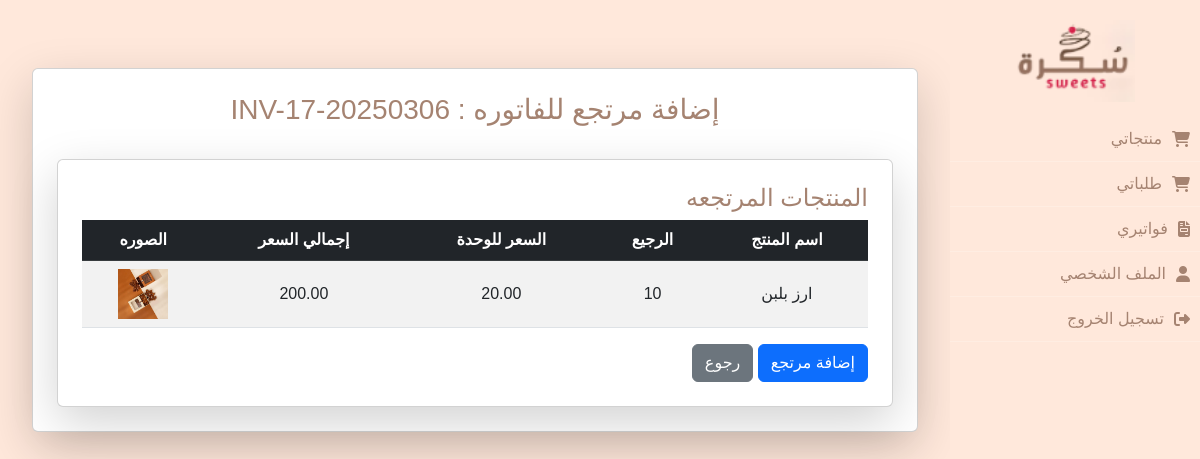
Page /invoices/invoice/edit/44/ (signed in) on the committed database.
### invoices/models.py (models this page shows, shortened)
class Invoice(models.Model):
    STATUS_CHOICES = [
        ('pending', 'غير مدفوعة'),
        ('partially_paid', 'مدفوعة جزئيًا'),
        ('paid', 'مدفوعة'),
        ('cancelled', 'ملغاة'),
    ]
    supplier         = models.ForeignKey(Supplier, on_delete=models.CASCADE ,related_name="invoices")  # المورد المرتبط بالفاتورة
    orders           = models.ManyToManyField(Order)  # ربط الفاتورة بالطلبات
    invoice_number   = models.CharField(max_length=50, unique=True)  # رقم الفاتورة
    invoice_date     = models.DateField(auto_now_add=True)  # تاريخ الفاتورة
    due_date         = models.DateField(null=True, blank=True)  # تاريخ الاستحقاق
    previous_balance = models.DecimalField(max_digits=10, decimal_places=2, default=0.00)  # الرصيد السابق
    current_balance  = models.DecimalField(max_digits=10, decimal_places=2, default=0.00)  # الرصيد الحالي
    paid_amount      = models.DecimalField(max_digits=10, decimal_places=2, default=0.00)  # المبلغ المدفوع
    remaining_amount = models.DecimalField(max_digits=10, decimal_places=2, default=0.00)  # المبلغ المتبقي
    total_amount     = models.DecimalField(max_digits=10, decimal_places=2, default=0.00)  # إجمالي الفاتورة
    status           = models.CharField(max_length=20, choices=STATUS_CHOICES, default='غير مدفوعة')
    notes            = models.TextField(blank=True, null=True)

class InvoiceItem(models.Model):
    invoice          = models.ForeignKey(Invoice, on_delete=models.CASCADE, related_name="items")  # ربط الفاتورة بالمنتجات
    product_name     = models.ForeignKey(Product, on_delete=models.CASCADE, related_name="invoices")
    quantity         = models.PositiveIntegerField(default=1)  # الكمية
    unit_price       = models.DecimalField(max_digits=10, decimal_places=2)  #
    total_price      = models.DecimalField(max_digits=10, decimal_places=2)  # إجمالي السعر
    expired_quantity = models.IntegerField(default=0)  # ✅ عدد المنتجات منتهية الصلاحية
    image            = models.ImageField(upload_to='photos', null=True , blank=True)

### products/models.py (models this page shows)
class Product(models.Model):
    supplier = models.ForeignKey(Supplier, on_delete=models.CASCADE, related_name="products")
    name = models.CharField(max_length=255, verbose_name="اسم المنتج")
    purchase_price = models.DecimalField(max_digits=10, decimal_places=2, verbose_name="سعر الشراء")
    selling_price = models.DecimalField(max_digits=10, decimal_places=2, verbose_name="سعر البيع",null=True, blank=True, )
    expiry_period = models.IntegerField(default=0 ,verbose_name="مدة انتهاء الصلاحية")
    notes = models.TextField(blank=True, null=True, verbose_name="ملاحظات")
    def __str__(self):
        return f"{self.name}"

### invoices/views.py (the view)
# urls.py: path('invoice/edit/<int:invoice_id>/', views.edit_daily_invoice, name='edit_daily_invoice'),
def edit_daily_invoice(request, invoice_id):
    invoice = get_object_or_404(Invoice, id=invoice_id)
    items   = invoice.items.all()
    returns = items.filter(expired_quantity__gt=0)  # المنتجات المرتجعة فقط
    if request.method == 'POST':
        form = ExpiredProductForm(request.POST, request.FILES, invoice=invoice)
        if form.is_valid():
            item = form.save(commit=False)
            item.invoice = invoice
            item.unit_price = item.product_name.selling_price
            if item.expired_quantity > 0:  # التأكد أن الكمية المرتجعة أكبر من صفر
                item.total_price = item.unit_price * item.expired_quantity  # حساب الإجمالي
                item.save()  # حفظ المرتجع
                messages.success(request, "تمت إضافة المرتجع بنجاح")
            else:
                messages.error(request, "الكمية المرتجعة يجب أن تكون أكبر من صفر")
    else:
        form = ExpiredProductForm(invoice=invoice)
    context ={
        'invoice': invoice,
        'items': items,
        'form': form,
        'returns': returns,
    }
    return render(request, 'invoice/edit_daily_invoice.html', context)

### invoices/templates/invoice/edit_daily_invoice.html (shortened to what this page needs)
{% extends "base.html" %}
{% block content %}
<div class="container-fluid mt-5">
    <div class="card p-4 shadow-lg">
        <h3 class="text-center">  إضافة مرتجع للفاتوره : {{ invoice.invoice_number }}</h3>
        <div class="table-responsive card mt-4 p-4 shadow-lg">
            <h4>المنتجات المرتجعه</h4>
            <table class="table table-striped text-center align-middle">
                <thead class="table-dark">
                    <tr>
                        <th>اسم المنتج</th>
                        <th>الرجيع</th>
                        <th>السعر للوحدة</th>
                        <th>إجمالي السعر</th>
                        <th>الصوره</th>
                    </tr>
                </thead>
                <tbody>
                    {% for item in returns %}
                    <tr>
                        <td>{{ item.product_name }}</td>
                        <td>{{ item.expired_quantity }}</td>
                        <td>{{ item.unit_price }}</td>
                        <td>{{ item.total_price }}</td>
                        <td>
                            {% if item.image %}
                            <img class="product-image" src="{{ item.image.url }}" width="50">
                            {% endif %}
                        </td>
                    </tr>
                    {% endfor %}
                </tbody>
            </table>
            <div>
                <button class="btn btn-primary" onclick="showForm()">إضافة مرتجع</button>
                <a href="{% url 'admin_dashboard' %}" class="btn btn-secondary">رجوع</a>
            </div>
    </div>
</div>
{% endblock %}

### sukkara_invoices/static/css/style.css (style rules this page uses)
body { background-color: #f8f9fa; display: flex; flex-direction: column; min-height: 100vh; font-family: "Tajawal", sans-serif; }
h1, h2, h3, h4, h5, h6 { color: #a58371 !important; }

### invoices/templates/base.html (style rules this page uses)
body { background-color: #ffe8db; display: flex; flex-direction: column; min-height: 100vh; }
h1, h2, h3, h4, h5, h6 { color: #a58371 !important; }
thead { background-color: #ffe8db; color: #a58371; }

### rows in the picture
Invoice: invoice_number "INV-17-20250306"
InvoiceItem: product_name "ارز بلبن", expired_quantity "10", unit_price "20.00", total_price "200.00", image (picture)
